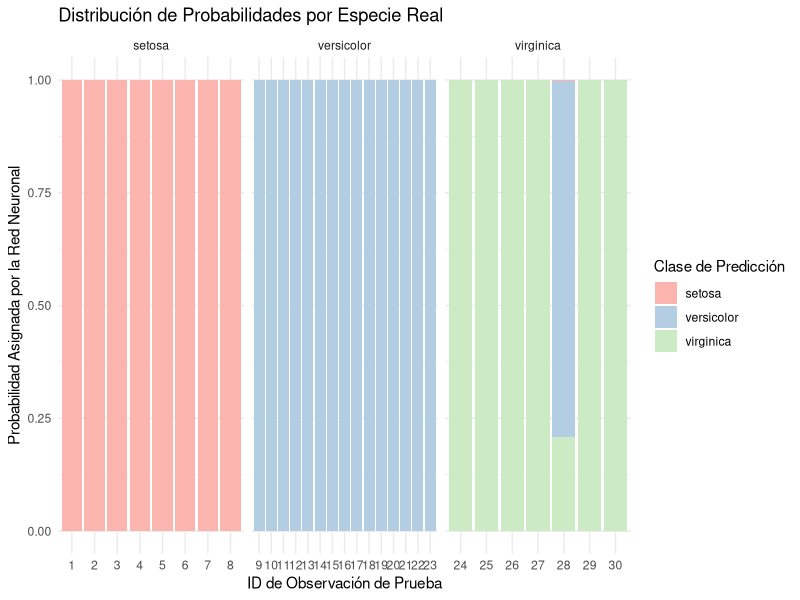

Write the R code that produced this figure.
# ==============================================================================
# 18_red_neuronal_basica.R: Red Neuronal Simple (Perceptrón Multicapa)
# ==============================================================================

# 1. Carga de librerías
library(tidyverse)
# 'nnet' está integrado en la instalación básica de R, por lo que no requiere instalación externa
library(nnet)

# 2. Carga y preprocesamiento de datos
data("iris")

# Estandarización de las variables independientes antes del entrenamiento
datos_preparados <- iris %>%
  mutate(across(where(is.numeric), ~ as.numeric(scale(.))))

# División en entrenamiento (80%) y prueba (20%)
set.seed(999)
indices <- sample(1:nrow(datos_preparados), size = 0.8 * nrow(datos_preparados))
entrenamiento <- datos_preparados[indices, ]
prueba <- datos_preparados[-indices, ]

# 3. Entrenamiento del modelo
# Red neuronal con 1 capa oculta de 5 neuronas (size = 5) para clasificar la especie
modelo_nnet <- nnet(Species ~ ., 
                    data = entrenamiento, 
                    size = 5, 
                    decay = 5e-4, 
                    maxit = 200, 
                    trace = FALSE)

# Resumen de pesos y estructura
summary(modelo_nnet)

# 4. Evaluación y Visualización
# Predicciones de clase en el conjunto de prueba
pred_clase <- predict(modelo_nnet, newdata = prueba, type = "class")

# Matriz de confusión
matriz_confusion <- table(Real = prueba$Species, Predicho = pred_clase)
print("Matriz de Confusión:")
print(matriz_confusion)

# Precisión final
exactitud <- mean(pred_clase == prueba$Species)
print(paste("Exactitud final de la Red Neuronal:", round(exactitud, 4)))

# Visualización: Probabilidades de clase asignadas para cada registro del conjunto de prueba
probabilidades <- predict(modelo_nnet, newdata = prueba, type = "raw") %>% 
  as_tibble() %>% 
  bind_cols(Real = prueba$Species) %>% 
  mutate(ID = row_number())

probabilidades %>%
  pivot_longer(cols = c(setosa, versicolor, virginica), names_to = "Clase_Predicha", values_to = "Probabilidad") %>%
  ggplot(aes(x = factor(ID), y = Probabilidad, fill = Clase_Predicha)) +
  geom_bar(stat = "identity", position = "fill") +
  facet_wrap(~ Real, scales = "free_x") +
  theme_minimal() +
  scale_fill_brewer(palette = "Pastel1") +
  labs(title = "Distribución de Probabilidades por Especie Real",
       x = "ID de Observación de Prueba",
       y = "Probabilidad Asignada por la Red Neuronal",
       fill = "Clase de Predicción")
